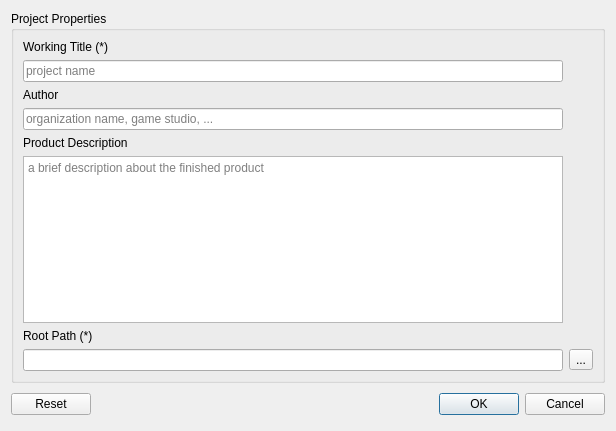
<?xml version="1.0" encoding="UTF-8"?>
<ui version="4.0">
 <class>NewProjectDialog</class>
 <widget class="QDialog" name="NewProjectDialog">
  <property name="windowModality">
   <enum>Qt::WindowModality::ApplicationModal</enum>
  </property>
  <property name="geometry">
   <rect>
    <x>0</x>
    <y>0</y>
    <width>616</width>
    <height>431</height>
   </rect>
  </property>
  <property name="windowTitle">
   <string>Create new project</string>
  </property>
  <property name="modal">
   <bool>true</bool>
  </property>
  <layout class="QGridLayout" name="gridLayout_3">
   <item row="1" column="0">
    <layout class="QHBoxLayout" name="loBtnBox">
     <property name="spacing">
      <number>6</number>
     </property>
     <item>
      <widget class="QPushButton" name="btnReset">
       <property name="focusPolicy">
        <enum>Qt::FocusPolicy::NoFocus</enum>
       </property>
       <property name="text">
        <string>Reset</string>
       </property>
      </widget>
     </item>
     <item>
      <spacer name="spBtnBox">
       <property name="orientation">
        <enum>Qt::Orientation::Horizontal</enum>
       </property>
       <property name="sizeHint" stdset="0">
        <size>
         <width>131</width>
         <height>31</height>
        </size>
       </property>
      </spacer>
     </item>
     <item>
      <widget class="QPushButton" name="btnOk">
       <property name="text">
        <string>OK</string>
       </property>
      </widget>
     </item>
     <item>
      <widget class="QPushButton" name="btnCancel">
       <property name="text">
        <string>Cancel</string>
       </property>
      </widget>
     </item>
    </layout>
   </item>
   <item row="0" column="0">
    <widget class="QGroupBox" name="gbProps">
     <property name="title">
      <string>Project Properties</string>
     </property>
     <layout class="QGridLayout" name="gridLayout_2">
      <item row="0" column="0">
       <layout class="QGridLayout" name="loProps">
        <item row="0" column="0">
         <widget class="QLabel" name="lblWkTitle">
          <property name="text">
           <string>&lt;html&gt;&lt;head/&gt;&lt;body&gt;&lt;p&gt;Working Title (*)&lt;/p&gt;&lt;/body&gt;&lt;/html&gt;</string>
          </property>
         </widget>
        </item>
        <item row="3" column="0">
         <widget class="QLineEdit" name="leAuthor">
          <property name="placeholderText">
           <string>organization name, game studio, ...</string>
          </property>
         </widget>
        </item>
        <item row="4" column="0">
         <widget class="QLabel" name="lblDesc">
          <property name="text">
           <string>Product Description</string>
          </property>
          <property name="alignment">
           <set>Qt::AlignmentFlag::AlignLeading|Qt::AlignmentFlag::AlignLeft|Qt::AlignmentFlag::AlignTop</set>
          </property>
         </widget>
        </item>
        <item row="5" column="0">
         <widget class="QPlainTextEdit" name="pteDesc">
          <property name="tabChangesFocus">
           <bool>true</bool>
          </property>
          <property name="placeholderText">
           <string>a brief description about the finished product</string>
          </property>
         </widget>
        </item>
        <item row="1" column="0">
         <widget class="QLineEdit" name="leWkTitle">
          <property name="placeholderText">
           <string>project name</string>
          </property>
          <property name="clearButtonEnabled">
           <bool>true</bool>
          </property>
         </widget>
        </item>
        <item row="7" column="0">
         <widget class="QLineEdit" name="leRootPath">
          <property name="clearButtonEnabled">
           <bool>true</bool>
          </property>
         </widget>
        </item>
        <item row="6" column="0">
         <widget class="QLabel" name="lblRootPath">
          <property name="text">
           <string>Root Path (*)</string>
          </property>
         </widget>
        </item>
        <item row="7" column="1">
         <widget class="QToolButton" name="tbtnBrowse">
          <property name="text">
           <string>...</string>
          </property>
          <property name="icon">
           <iconset theme="folder-open"/>
          </property>
         </widget>
        </item>
        <item row="2" column="0">
         <widget class="QLabel" name="lblAuthor">
          <property name="text">
           <string>Author</string>
          </property>
         </widget>
        </item>
       </layout>
      </item>
     </layout>
    </widget>
   </item>
  </layout>
 </widget>
 <tabstops>
  <tabstop>leWkTitle</tabstop>
  <tabstop>pteDesc</tabstop>
  <tabstop>leRootPath</tabstop>
  <tabstop>btnOk</tabstop>
  <tabstop>btnCancel</tabstop>
  <tabstop>btnReset</tabstop>
 </tabstops>
 <resources/>
 <connections>
  <connection>
   <sender>btnOk</sender>
   <signal>clicked()</signal>
   <receiver>NewProjectDialog</receiver>
   <slot>accept()</slot>
   <hints>
    <hint type="sourcelabel">
     <x>278</x>
     <y>253</y>
    </hint>
    <hint type="destinationlabel">
     <x>96</x>
     <y>254</y>
    </hint>
   </hints>
  </connection>
  <connection>
   <sender>btnCancel</sender>
   <signal>clicked()</signal>
   <receiver>NewProjectDialog</receiver>
   <slot>reject()</slot>
   <hints>
    <hint type="sourcelabel">
     <x>369</x>
     <y>253</y>
    </hint>
    <hint type="destinationlabel">
     <x>179</x>
     <y>282</y>
    </hint>
   </hints>
  </connection>
 </connections>
</ui>
